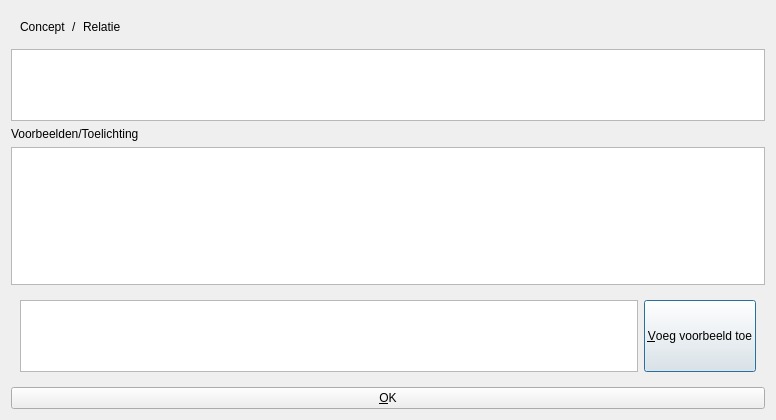
<?xml version="1.0" encoding="UTF-8"?>
<ui version="4.0">
 <class>QtConceptMapConceptEditDialog</class>
 <widget class="QDialog" name="QtConceptMapConceptEditDialog">
  <property name="geometry">
   <rect>
    <x>0</x>
    <y>0</y>
    <width>776</width>
    <height>420</height>
   </rect>
  </property>
  <property name="windowTitle">
   <string>Concept/Relatie bewerken</string>
  </property>
  <layout class="QVBoxLayout" name="verticalLayout">
   <item>
    <widget class="QWidget" name="widget" native="true">
     <layout class="QHBoxLayout" name="horizontalLayout_3">
      <item>
       <widget class="QLabel" name="label_concept">
        <property name="sizePolicy">
         <sizepolicy hsizetype="Fixed" vsizetype="Preferred">
          <horstretch>0</horstretch>
          <verstretch>0</verstretch>
         </sizepolicy>
        </property>
        <property name="text">
         <string>Concept</string>
        </property>
       </widget>
      </item>
      <item>
       <widget class="QLabel" name="label_slash">
        <property name="sizePolicy">
         <sizepolicy hsizetype="Fixed" vsizetype="Preferred">
          <horstretch>0</horstretch>
          <verstretch>0</verstretch>
         </sizepolicy>
        </property>
        <property name="text">
         <string>/</string>
        </property>
       </widget>
      </item>
      <item>
       <widget class="QLabel" name="label_relation">
        <property name="toolTip">
         <string>&lt;html&gt;&lt;head/&gt;&lt;body&gt;&lt;p&gt;Voorbeelden:&lt;/p&gt;&lt;ul style=&quot;margin-top: 0px; margin-bottom: 0px; margin-left: 0px; margin-right: 0px; -qt-list-indent: 1;&quot;&gt;&lt;li style=&quot; margin-top:12px; margin-bottom:0px; margin-left:0px; margin-right:0px; -qt-block-indent:0; text-indent:0px;&quot;&gt;is bevat in &lt;/li&gt;&lt;li style=&quot; margin-top:0px; margin-bottom:0px; margin-left:0px; margin-right:0px; -qt-block-indent:0; text-indent:0px;&quot;&gt;is noodzakelijk voor &lt;/li&gt;&lt;li style=&quot; margin-top:0px; margin-bottom:0px; margin-left:0px; margin-right:0px; -qt-block-indent:0; text-indent:0px;&quot;&gt;is wenselijk voor &lt;/li&gt;&lt;li style=&quot; margin-top:0px; margin-bottom:0px; margin-left:0px; margin-right:0px; -qt-block-indent:0; text-indent:0px;&quot;&gt;is bevorderlijk voor &lt;/li&gt;&lt;li style=&quot; margin-top:0px; margin-bottom:0px; margin-left:0px; margin-right:0px; -qt-block-indent:0; text-indent:0px;&quot;&gt;is een voorwaarde voor &lt;/li&gt;&lt;li style=&quot; margin-top:0px; margin-bottom:0px; margin-left:0px; margin-right:0px; -qt-block-indent:0; text-indent:0px;&quot;&gt;is van invloed op &lt;/li&gt;&lt;li style=&quot; margin-top:0px; margin-bottom:0px; margin-left:0px; margin-right:0px; -qt-block-indent:0; text-indent:0px;&quot;&gt;is (mede) bepalend voor &lt;/li&gt;&lt;li style=&quot; margin-top:0px; margin-bottom:0px; margin-left:0px; margin-right:0px; -qt-block-indent:0; text-indent:0px;&quot;&gt;is een alternatief voor &lt;/li&gt;&lt;li style=&quot; margin-top:0px; margin-bottom:12px; margin-left:0px; margin-right:0px; -qt-block-indent:0; text-indent:0px;&quot;&gt;is afhankelijk van&lt;/li&gt;&lt;/ul&gt;&lt;/body&gt;&lt;/html&gt;</string>
        </property>
        <property name="text">
         <string>Relatie</string>
        </property>
       </widget>
      </item>
     </layout>
    </widget>
   </item>
   <item>
    <widget class="QPlainTextEdit" name="edit_concept">
     <property name="sizePolicy">
      <sizepolicy hsizetype="Expanding" vsizetype="Maximum">
       <horstretch>0</horstretch>
       <verstretch>0</verstretch>
      </sizepolicy>
     </property>
     <property name="sizeAdjustPolicy">
      <enum>QAbstractScrollArea::AdjustToContents</enum>
     </property>
    </widget>
   </item>
   <item>
    <widget class="QLabel" name="label_examples">
     <property name="text">
      <string>Voorbeelden/Toelichting</string>
     </property>
    </widget>
   </item>
   <item>
    <widget class="QTableWidget" name="list_examples">
     <property name="sizePolicy">
      <sizepolicy hsizetype="Expanding" vsizetype="MinimumExpanding">
       <horstretch>0</horstretch>
       <verstretch>0</verstretch>
      </sizepolicy>
     </property>
     <property name="verticalScrollBarPolicy">
      <enum>Qt::ScrollBarAlwaysOff</enum>
     </property>
     <property name="horizontalScrollBarPolicy">
      <enum>Qt::ScrollBarAlwaysOff</enum>
     </property>
     <property name="sizeAdjustPolicy">
      <enum>QAbstractScrollArea::AdjustToContents</enum>
     </property>
     <property name="tabKeyNavigation">
      <bool>false</bool>
     </property>
     <property name="alternatingRowColors">
      <bool>true</bool>
     </property>
     <property name="textElideMode">
      <enum>Qt::ElideNone</enum>
     </property>
     <property name="wordWrap">
      <bool>true</bool>
     </property>
     <attribute name="horizontalHeaderVisible">
      <bool>false</bool>
     </attribute>
     <attribute name="horizontalHeaderStretchLastSection">
      <bool>true</bool>
     </attribute>
     <attribute name="verticalHeaderCascadingSectionResizes">
      <bool>false</bool>
     </attribute>
     <column>
      <property name="text">
       <string>Examples</string>
      </property>
     </column>
    </widget>
   </item>
   <item>
    <widget class="QWidget" name="widget_2" native="true">
     <layout class="QHBoxLayout" name="horizontalLayout_2">
      <item>
       <widget class="QPlainTextEdit" name="edit_text">
        <property name="sizePolicy">
         <sizepolicy hsizetype="Expanding" vsizetype="Maximum">
          <horstretch>0</horstretch>
          <verstretch>0</verstretch>
         </sizepolicy>
        </property>
        <property name="sizeAdjustPolicy">
         <enum>QAbstractScrollArea::AdjustToContents</enum>
        </property>
       </widget>
      </item>
      <item>
       <widget class="QPushButton" name="button_add">
        <property name="sizePolicy">
         <sizepolicy hsizetype="Minimum" vsizetype="Minimum">
          <horstretch>0</horstretch>
          <verstretch>0</verstretch>
         </sizepolicy>
        </property>
        <property name="text">
         <string>&amp;Voeg voorbeeld toe</string>
        </property>
       </widget>
      </item>
     </layout>
    </widget>
   </item>
   <item>
    <widget class="QPushButton" name="button_ok">
     <property name="text">
      <string>&amp;OK</string>
     </property>
    </widget>
   </item>
  </layout>
 </widget>
 <tabstops>
  <tabstop>button_ok</tabstop>
 </tabstops>
 <resources/>
 <connections/>
</ui>
